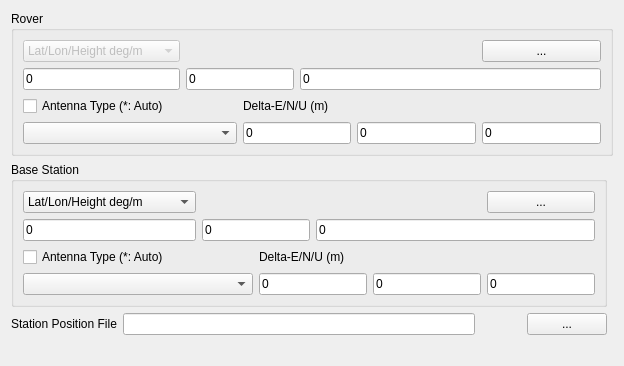
     <widget class="QWidget" name="TabSheet5">
      <property name="toolTip">
       <string/>
      </property>
      <attribute name="title">
       <string>&amp;Positions</string>
      </attribute>
      <layout class="QGridLayout" name="gridLayout_13">
       <item row="5" column="2">
        <widget class="QPushButton" name="BtnStaPosView">
         <property name="enabled">
          <bool>true</bool>
         </property>
         <property name="toolTip">
          <string/>
         </property>
         <property name="text">
          <string/>
         </property>
         <property name="icon">
          <iconset resource="rtkpost_qt.qrc">
           <normaloff>:/buttons/doc.bmp</normaloff>:/buttons/doc.bmp</iconset>
         </property>
         <property name="flat">
          <bool>true</bool>
         </property>
        </widget>
       </item>
       <item row="5" column="3">
        <widget class="QPushButton" name="BtnStaPosFile">
         <property name="enabled">
          <bool>true</bool>
         </property>
         <property name="palette">
          <palette>
           <active>
            <colorrole role="WindowText">
             <brush brushstyle="SolidPattern">
              <color alpha="255">
               <red>0</red>
               <green>0</green>
               <blue>0</blue>
              </color>
             </brush>
            </colorrole>
           </active>
           <inactive>
            <colorrole role="WindowText">
             <brush brushstyle="SolidPattern">
              <color alpha="255">
               <red>0</red>
               <green>0</green>
               <blue>0</blue>
              </color>
             </brush>
            </colorrole>
           </inactive>
           <disabled>
            <colorrole role="WindowText">
             <brush brushstyle="SolidPattern">
              <color alpha="255">
               <red>0</red>
               <green>0</green>
               <blue>0</blue>
              </color>
             </brush>
            </colorrole>
           </disabled>
          </palette>
         </property>
         <property name="toolTip">
          <string/>
         </property>
         <property name="text">
          <string>...</string>
         </property>
         <property name="flat">
          <bool>false</bool>
         </property>
        </widget>
       </item>
       <item row="5" column="1">
        <widget class="QLineEdit" name="StaPosFile">
         <property name="enabled">
          <bool>true</bool>
         </property>
         <property name="toolTip">
          <string/>
         </property>
         <property name="text">
          <string/>
         </property>
        </widget>
       </item>
       <item row="6" column="0" colspan="4">
        <widget class="QLabel" name="Label4">
         <property name="enabled">
          <bool>true</bool>
         </property>
         <property name="sizePolicy">
          <sizepolicy hsizetype="Preferred" vsizetype="Fixed">
           <horstretch>0</horstretch>
           <verstretch>0</verstretch>
          </sizepolicy>
         </property>
         <property name="toolTip">
          <string/>
         </property>
         <property name="text">
          <string/>
         </property>
        </widget>
       </item>
       <item row="5" column="0">
        <widget class="QLabel" name="Label30">
         <property name="enabled">
          <bool>true</bool>
         </property>
         <property name="toolTip">
          <string/>
         </property>
         <property name="text">
          <string>Station Position File</string>
         </property>
        </widget>
       </item>
       <item row="4" column="0" colspan="4">
        <widget class="QGroupBox" name="GroupRefAnt">
         <property name="sizePolicy">
          <sizepolicy hsizetype="Preferred" vsizetype="Fixed">
           <horstretch>0</horstretch>
           <verstretch>0</verstretch>
          </sizepolicy>
         </property>
         <property name="toolTip">
          <string/>
         </property>
         <property name="title">
          <string>Base Station</string>
         </property>
         <layout class="QGridLayout" name="gridLayout_6">
          <item row="0" column="0">
           <widget class="QComboBox" name="RefPosType">
            <property name="enabled">
             <bool>true</bool>
            </property>
            <property name="toolTip">
             <string/>
            </property>
            <item>
             <property name="text">
              <string>Lat/Lon/Height deg/m</string>
             </property>
            </item>
            <item>
             <property name="text">
              <string>Lat/Lon/Height dms/m</string>
             </property>
            </item>
            <item>
             <property name="text">
              <string>X/Y/Z-ECEF m</string>
             </property>
            </item>
            <item>
             <property name="text">
              <string>Average of Single Position</string>
             </property>
            </item>
            <item>
             <property name="text">
              <string>Get from Position File</string>
             </property>
            </item>
            <item>
             <property name="text">
              <string>RINEX Header Position</string>
             </property>
            </item>
           </widget>
          </item>
          <item row="0" column="5">
           <widget class="QPushButton" name="BtnRefPos">
            <property name="enabled">
             <bool>true</bool>
            </property>
            <property name="toolTip">
             <string/>
            </property>
            <property name="text">
             <string>...</string>
            </property>
            <property name="flat">
             <bool>false</bool>
            </property>
           </widget>
          </item>
          <item row="1" column="0">
           <widget class="QLineEdit" name="RefPos1">
            <property name="enabled">
             <bool>true</bool>
            </property>
            <property name="toolTip">
             <string/>
            </property>
            <property name="text">
             <string>0</string>
            </property>
           </widget>
          </item>
          <item row="1" column="1" colspan="2">
           <widget class="QLineEdit" name="RefPos2">
            <property name="enabled">
             <bool>true</bool>
            </property>
            <property name="toolTip">
             <string/>
            </property>
            <property name="text">
             <string>0</string>
            </property>
           </widget>
          </item>
          <item row="1" column="3" colspan="3">
           <widget class="QLineEdit" name="RefPos3">
            <property name="enabled">
             <bool>true</bool>
            </property>
            <property name="toolTip">
             <string/>
            </property>
            <property name="text">
             <string>0</string>
            </property>
           </widget>
          </item>
          <item row="2" column="0" colspan="2">
           <widget class="QCheckBox" name="RefAntPcv">
            <property name="toolTip">
             <string/>
            </property>
            <property name="text">
             <string>Antenna Type (*: Auto)</string>
            </property>
            <property name="checked">
             <bool>false</bool>
            </property>
           </widget>
          </item>
          <item row="2" column="2" colspan="3">
           <widget class="QLabel" name="LabelRefAntD">
            <property name="enabled">
             <bool>true</bool>
            </property>
            <property name="toolTip">
             <string/>
            </property>
            <property name="text">
             <string>Delta-E/N/U (m)</string>
            </property>
           </widget>
          </item>
          <item row="3" column="0" colspan="2">
           <widget class="QComboBox" name="RefAnt">
            <property name="enabled">
             <bool>true</bool>
            </property>
            <property name="toolTip">
             <string/>
            </property>
           </widget>
          </item>
          <item row="3" column="2" colspan="2">
           <widget class="QLineEdit" name="RefAntE">
            <property name="enabled">
             <bool>true</bool>
            </property>
            <property name="toolTip">
             <string/>
            </property>
            <property name="text">
             <string>0</string>
            </property>
           </widget>
          </item>
          <item row="3" column="4">
           <widget class="QLineEdit" name="RefAntN">
            <property name="enabled">
             <bool>true</bool>
            </property>
            <property name="toolTip">
             <string/>
            </property>
            <property name="text">
             <string>0</string>
            </property>
           </widget>
          </item>
          <item row="3" column="5">
           <widget class="QLineEdit" name="RefAntU">
            <property name="enabled">
             <bool>true</bool>
            </property>
            <property name="toolTip">
             <string/>
            </property>
            <property name="text">
             <string>0</string>
            </property>
           </widget>
          </item>
         </layout>
        </widget>
       </item>
       <item row="0" column="0" rowspan="2" colspan="5">
        <widget class="QGroupBox" name="GroupRovAnt">
         <property name="sizePolicy">
          <sizepolicy hsizetype="Preferred" vsizetype="Fixed">
           <horstretch>0</horstretch>
           <verstretch>0</verstretch>
          </sizepolicy>
         </property>
         <property name="toolTip">
          <string/>
         </property>
         <property name="title">
          <string>Rover</string>
         </property>
         <layout class="QGridLayout" name="gridLayout_7">
          <item row="0" column="0">
           <widget class="QComboBox" name="RovPosType">
            <property name="enabled">
             <bool>false</bool>
            </property>
            <property name="toolTip">
             <string/>
            </property>
            <item>
             <property name="text">
              <string>Lat/Lon/Height deg/m</string>
             </property>
            </item>
            <item>
             <property name="text">
              <string>Lat/Lon/Height dms/m</string>
             </property>
            </item>
            <item>
             <property name="text">
              <string>X/Y/Z-ECEF m</string>
             </property>
            </item>
            <item>
             <property name="text">
              <string>Average of Single Pos</string>
             </property>
            </item>
            <item>
             <property name="text">
              <string>Get from Position File</string>
             </property>
            </item>
            <item>
             <property name="text">
              <string>RINEX Header Position</string>
             </property>
            </item>
           </widget>
          </item>
          <item row="0" column="5">
           <widget class="QPushButton" name="BtnRovPos">
            <property name="enabled">
             <bool>true</bool>
            </property>
            <property name="toolTip">
             <string/>
            </property>
            <property name="text">
             <string>...</string>
            </property>
            <property name="flat">
             <bool>false</bool>
            </property>
           </widget>
          </item>
          <item row="1" column="0">
           <widget class="QLineEdit" name="RovPos1">
            <property name="enabled">
             <bool>true</bool>
            </property>
            <property name="toolTip">
             <string/>
            </property>
            <property name="text">
             <string>0</string>
            </property>
           </widget>
          </item>
          <item row="1" column="1" colspan="2">
           <widget class="QLineEdit" name="RovPos2">
            <property name="enabled">
             <bool>true</bool>
            </property>
            <property name="toolTip">
             <string/>
            </property>
            <property name="text">
             <string>0</string>
            </property>
           </widget>
          </item>
          <item row="1" column="3" colspan="3">
           <widget class="QLineEdit" name="RovPos3">
            <property name="enabled">
             <bool>true</bool>
            </property>
            <property name="toolTip">
             <string/>
            </property>
            <property name="text">
             <string>0</string>
            </property>
           </widget>
          </item>
          <item row="2" column="0" colspan="2">
           <widget class="QCheckBox" name="RovAntPcv">
            <property name="toolTip">
             <string/>
            </property>
            <property name="text">
             <string>Antenna Type (*: Auto)</string>
            </property>
            <property name="checked">
             <bool>false</bool>
            </property>
           </widget>
          </item>
          <item row="2" column="2" colspan="3">
           <widget class="QLabel" name="LabelRovAntD">
            <property name="enabled">
             <bool>true</bool>
            </property>
            <property name="toolTip">
             <string/>
            </property>
            <property name="text">
             <string>Delta-E/N/U (m)</string>
            </property>
           </widget>
          </item>
          <item row="3" column="0" colspan="2">
           <widget class="QComboBox" name="RovAnt">
            <property name="enabled">
             <bool>true</bool>
            </property>
            <property name="toolTip">
             <string/>
            </property>
           </widget>
          </item>
          <item row="3" column="2" colspan="2">
           <widget class="QLineEdit" name="RovAntE">
            <property name="enabled">
             <bool>true</bool>
            </property>
            <property name="toolTip">
             <string/>
            </property>
            <property name="text">
             <string>0</string>
            </property>
           </widget>
          </item>
          <item row="3" column="4">
           <widget class="QLineEdit" name="RovAntN">
            <property name="enabled">
             <bool>true</bool>
            </property>
            <property name="toolTip">
             <string/>
            </property>
            <property name="text">
             <string>0</string>
            </property>
           </widget>
          </item>
          <item row="3" column="5">
           <widget class="QLineEdit" name="RovAntU">
            <property name="enabled">
             <bool>true</bool>
            </property>
            <property name="toolTip">
             <string/>
            </property>
            <property name="text">
             <string>0</string>
            </property>
           </widget>
          </item>
         </layout>
        </widget>
       </item>
      </layout>
     </widget>
